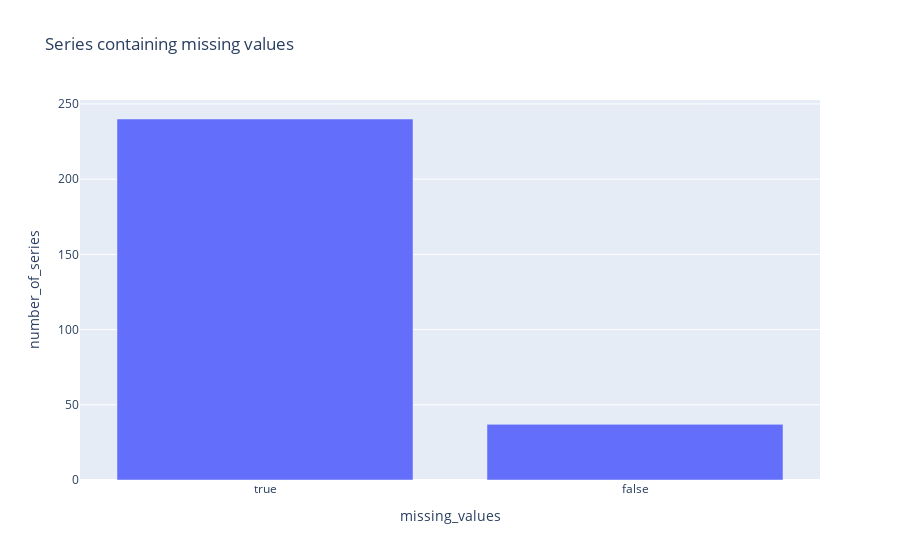

Notebook cell for this chart:
### Code cell
series_by_id = train_events.groupby(['series_id'])['step'].apply(lambda x: x.isnull().any())

check = {
    'series_id': series_by_id.index,
    'missing_values': series_by_id
}

proxy_df = pd.DataFrame(check)

proxy_df_agg = proxy_df['missing_values'].value_counts().reset_index()
proxy_df_agg.columns = ['missing_values', 'number_of_series']
fig = px.bar(
    proxy_df_agg,
    x='missing_values',
    y='number_of_series',
    title='Series containing missing values'
)
fig.show()

### Figure 1 — Plotly figure (JSON) as saved in the notebook; plotly's stock layout.template omitted (floating-point values rounded to 4 significant figures)
{"data": [{"alignmentgroup": "True", "hovertemplate": "missing_values=%{x}<br>number_of_series=%{y}<extra></extra>", "legendgroup": "", "marker": {"color": "#636efa", "pattern": {"shape": ""}}, "name": "", "offsetgroup": "", "orientation": "v", "showlegend": false, "textposition": "auto", "type": "bar", "x": [true, false], "xaxis": "x", "y": [240, 37], "yaxis": "y"}], "layout": {"barmode": "relative", "legend": {"tracegroupgap": 0}, "title": {"text": "Series containing missing values"}, "xaxis": {"anchor": "y", "domain": [0, 1], "title": {"text": "missing_values"}}, "yaxis": {"anchor": "x", "domain": [0, 1], "title": {"text": "number_of_series"}}}}
